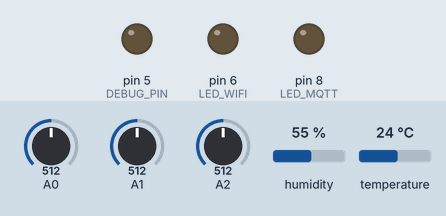
The sketch below on a simulated Arduino Uno, built with avr-gcc and run on an emulated ATmega328P. On the bench: output pins drawn as LEDs (lit = HIGH). The test bench sets the inputs (shaded band); at power-on: A0 = 512, A1 = 512, A2 = 512, humidity 55 %, temperature 24 °C. What the sketch prints to the serial monitor is not drawn.

Above: at 0.1 s.
Timing chart, 0 to 1.6 s (numbered marks = the images above):
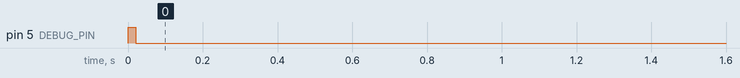

The sketch:

meteo.ino
```cpp
#include <DHT_U.h>
#include <DHT.h>


#define DHTPIN  11     // what pin we're connected to
#define DHTTYPE DHT22   // DHT 22  (AM2302)

#define LED_MQTT 8 //  Red
#define LED_SOIL 7 // Yellow
#define LED_WIFI 6 // Green


#define DEBUG_PIN 5

// conn statuses
#define MSG_PREFIX "METEO_"
#define WIFI_FAIL 1
#define WIFI_OK	2
#define MQTT_FAIL 3
#define MQTT_OK 4


#define PERIOD 2000 // msec

struct luminance
{
    uint16_t r1;
    uint16_t r2;
};

struct meteo_data
{
    String temp, hum, soil;
    String lum1, lum2;
};

class MyMeteo
{
    public:
        explicit MyMeteo() : dht(DHTPIN, DHTTYPE)
        {
            dht.begin();
        }

        void check_connection()
        {

            uint64_t timest = millis();
            uint64_t now_;

            do
            {
                now_ = millis();

                if (Serial.available())
                {
                    String s1 = Serial.readStringUntil('\n');

                    if (s1.startsWith(MSG_PREFIX))
                    {
                        digitalWrite(DEBUG_PIN, HIGH);
                        /*
                            Сделано с целью избежать проблем с разными символами окончания строк \r\n vs \n
                            у ESP 01 и терминала VS Code
                        */
                        switch(s1.charAt(6) - '0')
                        {
                            case WIFI_FAIL:
                                digitalWrite(LED_WIFI, HIGH);
                                Serial.println("ACK_1");
                                break;
                            case WIFI_OK:
                                digitalWrite(LED_WIFI, LOW);
                                Serial.println("ACK_2");
                                break;
                            case MQTT_FAIL:
                                digitalWrite(LED_MQTT, HIGH);
                                Serial.println("ACK_3");
                                break;
                            case MQTT_OK:
                                digitalWrite(LED_MQTT, LOW);
                                Serial.println("ACK_4");
                                break;
                        }
                        //Serial.print(s1);
                        digitalWrite(DEBUG_PIN, LOW);
                    }
                }
            }
            while (now_ - timest < PERIOD );
            return;
        }

        void send_parsel()
        {
            get_DHT();
            get_soil();
            get_luminance();

            String parsel = data.temp + " " + data.hum + " " +
                data.soil + " " + data.lum1 + " " + data.lum2;

            Serial.println(parsel);
            return;
        }

    private:
        DHT dht;
        meteo_data data;

        /*
            1023 - разрыв цепи, абсолютно сухой грунт
            ~350-400 если окунуть в воду
        */
        void get_soil()
        {
            int a0 = analogRead(A0);

            if (a0 < 350)
                a0 = 350;

            // переворачиваем диапазон. 0 - сухая почва
            a0 = map(a0, 350, 1023, 100, 0);
            data.soil = String(a0);
            return;
        }

        /*
            0 - абсолютная темнота,
            ~700-800 - направленная яркая лампа
        */
        void get_luminance()
        {
            uint16_t lum_r1 = analogRead(A1);
            uint16_t lum_r2 = analogRead(A2);

            data.lum1 = String(lum_r1);
            data.lum2 = String(lum_r2);
            return;
        }

        void get_DHT()
        {
            float tempC = dht.readTemperature();
            float hum = dht.readHumidity();

            if (isnan(hum) )
            {
                //Serial.println("Failed to read humidity from DHT sensor!");
                data.hum = String("-99");
            }
            else
            {
                data.hum = String(hum);
            }

            if (isnan(tempC))
            {
                data.temp = String("-99");
            }
            else
            {
                data.temp = String(tempC);
            }
            return;
        }
}; // end MyMeteo


MyMeteo mymeteo;

void setup()
{
    pinMode(LED_WIFI, OUTPUT);
    pinMode(LED_MQTT, OUTPUT);
    pinMode(DEBUG_PIN, OUTPUT);

    digitalWrite(DEBUG_PIN, HIGH);
    // Для пропуска отладочного вывода загрузчика esp 01
    delay(20);
    Serial.begin(115200);
    digitalWrite(DEBUG_PIN, LOW);

}


void loop()
{
    mymeteo.send_parsel();
    mymeteo.check_connection();

    return;
}
```
